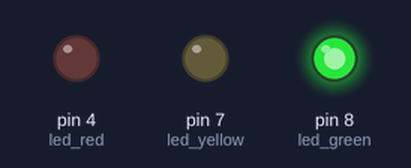
The sketch below on a simulated Arduino Uno, built with avr-gcc and run on an emulated ATmega328P. Parts: output pins drawn as LEDs (lit = HIGH).

Above: at 2.5 s.
At 5.15 s:
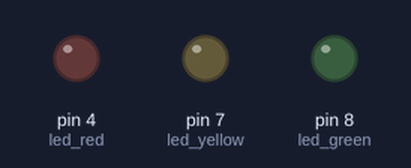
At 7.8 s:
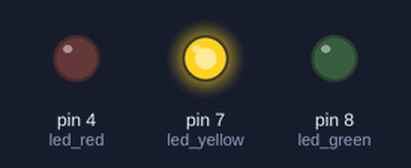
At 11.3 s:
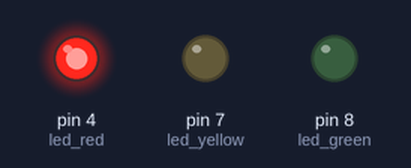
At 14.8 s:
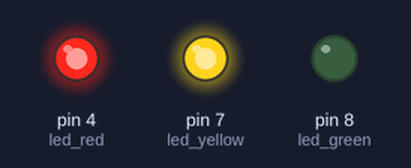
Timing chart, 0 to 20.5 s (numbered marks = the images above):
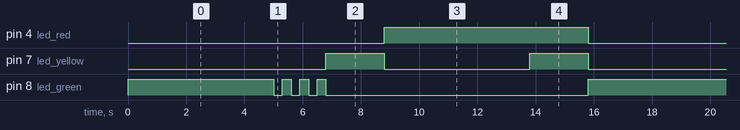

Measured:
- by itself, pin 4 (led_red): alternates HIGH for 7.0 s and LOW for 8.8 s
- by itself, pin 7 (led_yellow): repeats every 15.8 s: LOW 5.0 s, HIGH 2.0 s, LOW 6.8 s, HIGH 2.0 s
- by itself, pin 8 (led_green): repeats every 15.8 s: 3 × (LOW 0.30 s, HIGH 0.30 s), LOW 9.0 s, HIGH 5.0 s

The sketch:

svetoforV25.ino
```cpp
// https://www.tinkercad.com/things/4ZsRTwrgbWh
int led_red = 4;
int led_yellow = 7;
int led_green = 8;


void setup() {
  pinMode(led_red, OUTPUT);
  pinMode(led_yellow, OUTPUT);
  pinMode(led_green, OUTPUT);
}


void RED () {
  digitalWrite (led_red, HIGH);
  delay (5000);
  digitalWrite (led_yellow, HIGH);
  delay (2000);
  digitalWrite (led_red, LOW);
  digitalWrite (led_yellow, LOW);
}
void YELLOW () {
  digitalWrite (led_yellow, HIGH);
  delay (2000);
  digitalWrite (led_yellow, LOW);
}
void GREEN () {
  digitalWrite (led_green, HIGH);
  delay (5000);
  digitalWrite (led_green, LOW);
  delay (300);
  digitalWrite (led_green, HIGH);
  delay (300);
  digitalWrite (led_green, LOW);
  delay (300);
  digitalWrite (led_green, HIGH);
  delay (300);
  digitalWrite (led_green, LOW);
  delay (300);
  digitalWrite (led_green, HIGH);
  delay (300);
  digitalWrite (led_green, LOW);
}


void loop() {

  GREEN();
  YELLOW();
  RED();

}
```
